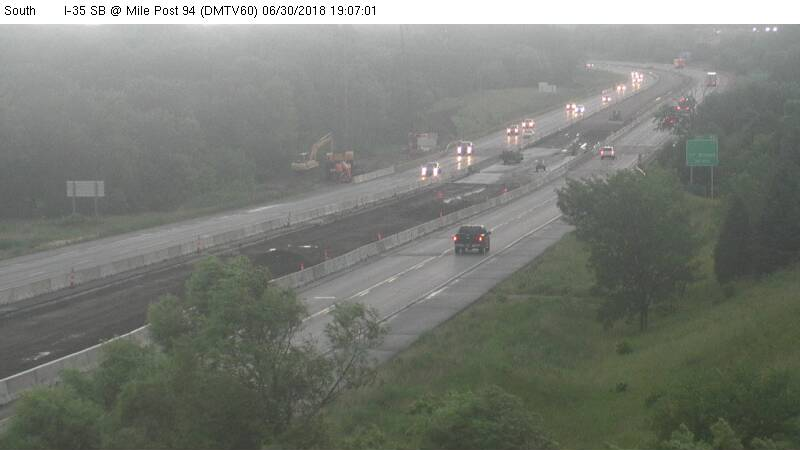
#> input picture in_class_activity/lecture4/2018-06-30-19-05.jpg, 800 x 450 px, found by its file name
$ jupyter execute --allow-errors SamGood_Lecture4_09182024.ipynb   (shell and % lines are left out)
#> lines starting #> are read from the running program, lines starting #| are printed output that depends on the picture
<a href="https://colab.research.google.com/github/vegansam/AI4CCEE_Fall_2024/blob/main/in_class_activity/lecture4/Submissions/SamGood_Lecture4_09182024.ipynb" target="_parent"></a>

Activity #0

[cell 1]
import scipy
import pandas as pd
import matplotlib.pyplot as plt
from google.colab import drive
drive.mount('/content/drive', force_remount=True)

#> (a cell that did not finish here is left out)

[cell 3]
plt.figure(figsize=(12, 6))
#> (the rest of this cell did not finish here and is left out)

#> (a cell that did not finish here is left out)

Activity #1

#> (a cell that did not finish here is left out)

#> (a cell that did not finish here is left out)

Activity #2

#> (a cell that did not finish here is left out)

[cell 8]
import numpy as np
#> (the rest of this cell did not finish here and is left out)

[cell 9]
from scipy import signal

# Convert Time to seconds (assuming 'Time' is the index and it's datetime)
#> (the rest of this cell did not finish here and is left out)

Activity #4

[cell 10]
import matplotlib.pyplot as plt
import numpy as np
import pywt

# use 'list' to get a list of all available 1d demo signals
signals = pywt.data.demo_signal('list')

subplots_per_fig = 5
signal_length = 1024
i_fig = 0
n_figures = int(np.ceil(len(signals)/subplots_per_fig))
for i_fig in range(n_figures):
    # Select a subset of functions for the current plot
    func_subset = signals[
        i_fig * subplots_per_fig:(i_fig + 1) * subplots_per_fig]

    # create a figure to hold this subset of the functions
    fig, axes = plt.subplots(subplots_per_fig, 1)
    axes = axes.ravel()
    for n, signal in enumerate(func_subset):
        if signal in ['Gabor', 'sineoneoverx']:
            # user cannot specify a length for these two
            x = pywt.data.demo_signal(signal)
        else:
            x = pywt.data.demo_signal(signal, signal_length)
        ax = axes[n]
        ax.plot(x.real)
        if signal == 'Gabor':
            # The Gabor signal is complex-valued
            ax.plot(x.imag)
            ax.legend(['Gabor (Re)', 'Gabor (Im)'], loc='upper left')
        else:
            ax.legend([signal, ], loc='upper left')
    # omit axes for any unused subplots
    for n in range(n + 1, len(axes)):
        axes[n].set_axis_off()
plt.show()
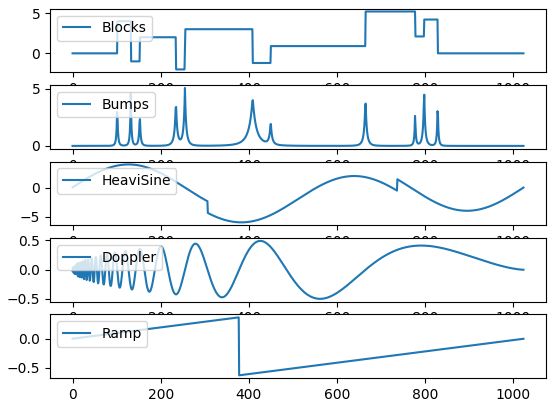
#> figure drawn by matplotlib, 5 panels; panel 1: curve peaks at x = 665, y = 5.2; panel 2: curve peaks at x = 255, y = 5.05; panel 3: curve peaks at x = 127, y = 4; panel 4: curve peaks at x = 426, y = 0.493
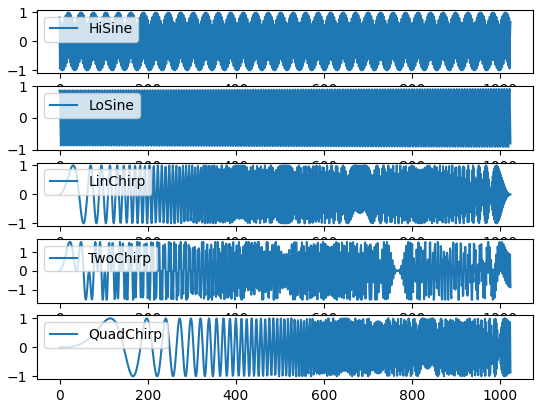
#> figure drawn by matplotlib, 5 panels; panel 1: curve peaks at x = 162, y = 1; panel 2: curve peaks at x = 1021, y = 0.914; panel 3: curve peaks at x = 31, y = 1; panel 4: curve peaks at x = 858, y = 1.54
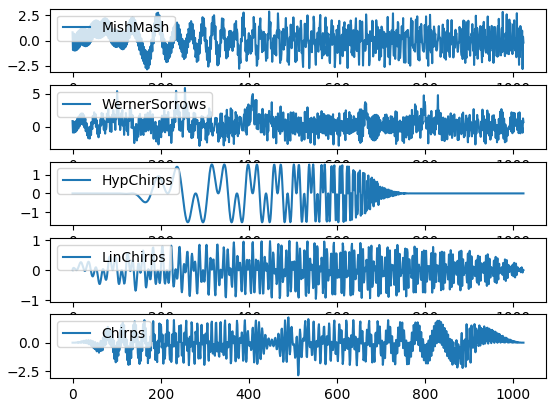
#> figure drawn by matplotlib, 5 panels; panel 1: curve peaks at x = 446, y = 2.88; panel 2: curve peaks at x = 255, y = 5.88; panel 3: curve peaks at x = 316, y = 1.54; panel 4: curve peaks at x = 492, y = 0.971
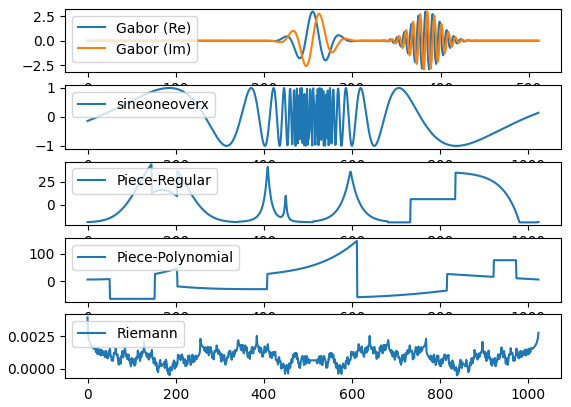
#> figure drawn by matplotlib, 5 panels; panel 1: curve peaks at x = 383, y = 2.99; panel 1: curve peaks at x = 385, y = 2.99; panel 2: curve peaks at x = 185, y = 1; panel 3: curve peaks at x = 145, y = 43.47

[cell 11]
#!/usr/bin/env python

import matplotlib.pyplot as plt
import numpy as np

import pywt

time, sst = pywt.data.nino()
dt = time[1] - time[0]

# Taken from http://nicolasfauchereau.github.io/climatecode/posts/wavelet-analysis-in-python/
wavelet = 'cmor1.5-1.0'
scales = np.arange(1, 128)

[cfs, frequencies] = pywt.cwt(sst, scales, wavelet, dt)
power = (abs(cfs)) ** 2

period = 1. / frequencies
levels = [0.0625, 0.125, 0.25, 0.5, 1, 2, 4, 8]
f, ax = plt.subplots(figsize=(15, 10))
ax.contourf(time, np.log2(period), np.log2(power), np.log2(levels),
            extend='both')

ax.set_title(f'Nino1+2 Wavelet Power Spectrum ({wavelet})')
ax.set_ylabel('Period (years)')
Yticks = 2 ** np.arange(np.ceil(np.log2(period.min())),
                        np.ceil(np.log2(period.max())))
ax.set_yticks(np.log2(Yticks))
ax.set_yticklabels(Yticks)
ax.invert_yaxis()
ylim = ax.get_ylim()
ax.set_ylim(ylim[0], -1)

plt.show()
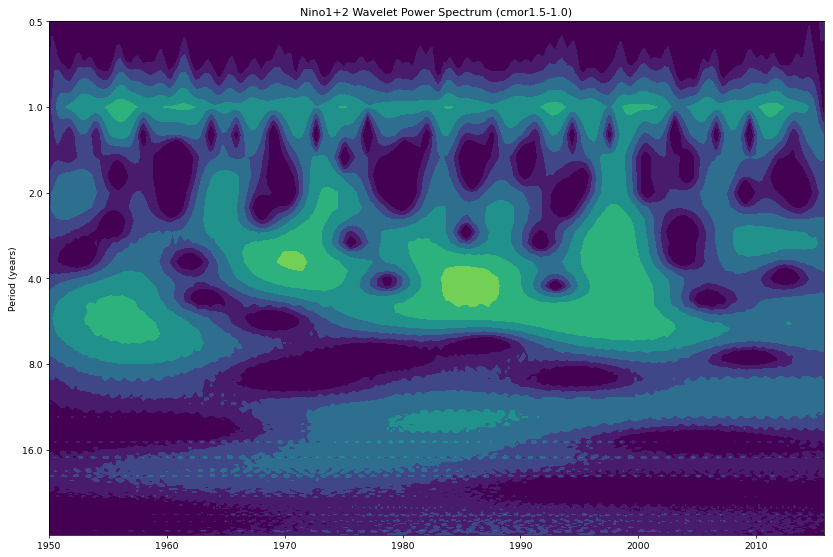
#> figure drawn by matplotlib, 1 panel

[cell 12]
from PIL import Image
image = Image.open('/content/drive/MyDrive/2018-06-30-19-05.jpg')
#> image is the input picture: PIL image 800x450 RGB; mean R, G, B 119.8, 123, 116.1
display(image)

[cell 13]
image_array = np.array(image)

[cell 14]
import numpy as np
import pywt
import matplotlib.pyplot as plt

# Check the shape of the image array
print("Image array shape:", image_array.shape)
#| Image array shape: (450, 800, 3)

# If the image is color (3D array), convert it to grayscale
if len(image_array.shape) == 3 and image_array.shape[2] == 3:
    from skimage.color import rgb2gray
    image_array = rgb2gray(image_array)
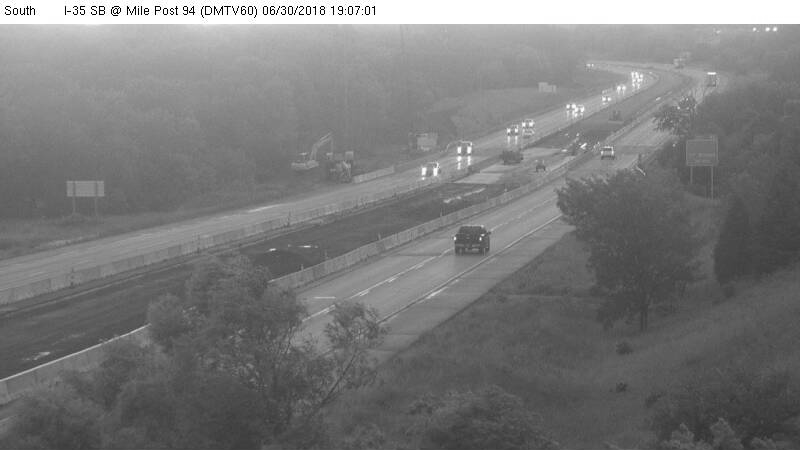
#> image_array: shape (450, 800) float64; min 0, max 1, mean 0.478

# Ensure the image is 2D
if len(image_array.shape) != 2:
    raise ValueError("The image array should be 2D after preprocessing")

# Perform 2D Discrete Wavelet Transform using Haar wavelet
coeffs2 = pywt.dwt2(image_array, 'haar')

# Unpack the coefficients
LL, (LH, HL, HH) = coeffs2
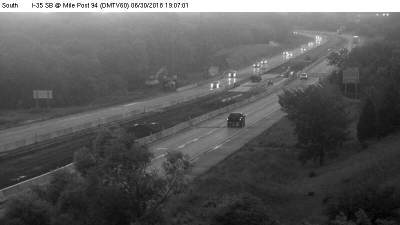
#> LL: shape (225, 400) float64; min 0.397, max 2, mean 0.956; drawn with min black and max white
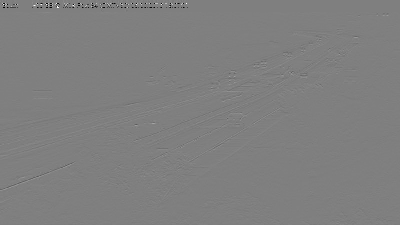
#> LH: shape (225, 400) float64; min -1, max 1, mean 0.00016; drawn with min black and max white

# Plot the results
fig, axes = plt.subplots(2, 2, figsize=(12, 12))
axes[0, 0].imshow(LL, cmap='gray')
axes[0, 0].set_title('Approximation Coefficients (LL)')
axes[0, 0].axis('off')

axes[0, 1].imshow(LH, cmap='gray')
axes[0, 1].set_title('Horizontal Detail Coefficients (LH)')
axes[0, 1].axis('off')

axes[1, 0].imshow(HL, cmap='gray')
axes[1, 0].set_title('Vertical Detail Coefficients (HL)')
axes[1, 0].axis('off')

axes[1, 1].imshow(HH, cmap='gray')
axes[1, 1].set_title('Diagonal Detail Coefficients (HH)')
axes[1, 1].axis('off')

plt.tight_layout()
plt.show()
